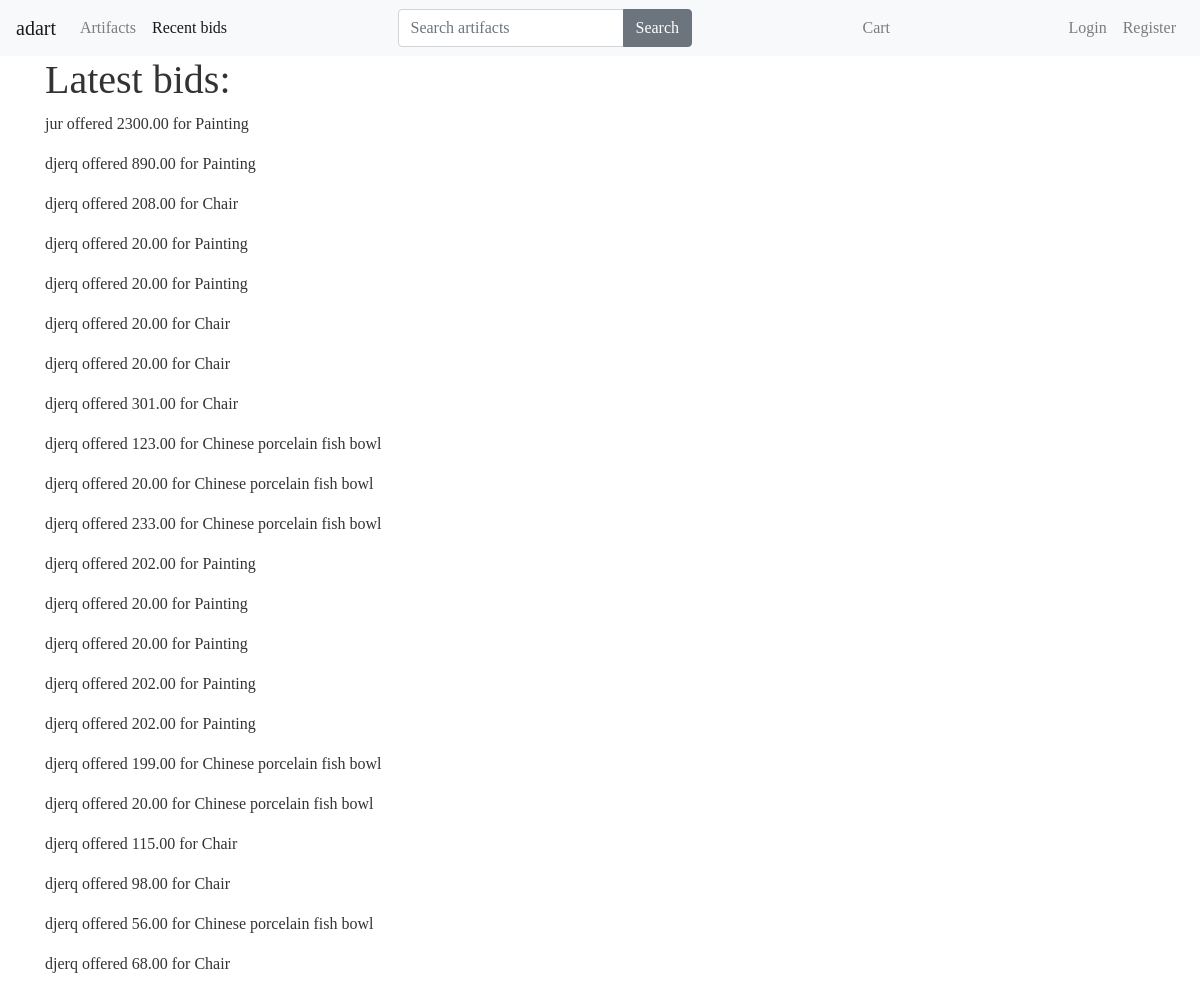
/bids/, run on the app's committed database.
### bids/models.py (models this page shows)
class Bid(models.Model):
    user = models.ForeignKey(User)
    artifact = models.ForeignKey(Artifact)
    offer = models.DecimalField(decimal_places=2, max_digits=20, default=20)
    def __str__(self):
        return str(self.artifact)

### artifacts/models.py (models this page shows, shortened)
class Artifact(models.Model):
    title = models.CharField(max_length=120)
    slug = models.SlugField(blank=True)
    description = models.TextField()
    min_price = models.DecimalField(decimal_places=2, max_digits=20, null=True)
    price = models.DecimalField(decimal_places=2, max_digits=20, null=True)
    deadline = models.DateTimeField()
    buyer = models.ForeignKey(User, null=True, blank=True)
    sold = models.BooleanField(default=False)
    image = models.ImageField(
        upload_to=upload_image_path, null=True, blank=True)
    year = models.CharField(max_length=120, default='unknown')
    origin = models.CharField(max_length=120, default='unknown')
    featured = models.BooleanField(default=False)
    objects = ArtifactManager()
    def __str__(self):
        return self.title

### bids/views.py (the view)
# urls.py: url(r'bids/$', bid_list, name='bids'),
def bid_list(request):
    bids = Bid.objects.all().order_by('-id')
    context = {
        'bids': bids
    }
    return render(request, 'bids/snippets/bids.html', context)

### bids/templates/bids/snippets/bids.html
{% extends 'base.html' %} {% block content%}
<div class="container ">
    <h1>Latest bids:</h1>
    <div>
        {% for bid in bids %}
        <p>{{bid.user}} offered {{bid.offer}} for {{ bid }}</p>
        {% empty %}
        <div>Sorry! No bids so far.</div>
        {% endfor %}
    </div>
</div>
{% endblock %}

### static-auction-app/css/main.css (style rules this page uses)
body { color: #333; font-family: "Cinzel", serif; }

### data on the page
Bid: user "jur", offer "2300.00", artifact.title "Painting"
Bid: user "djerq", offer "890.00", artifact.title "Painting"
Bid: user "djerq", offer "208.00", artifact.title "Chair"
Bid: user "djerq", offer "20.00", artifact.title "Painting"
Bid: user "djerq", offer "20.00", artifact.title "Painting"
Bid: user "djerq", offer "20.00", artifact.title "Chair"
Bid: user "djerq", offer "20.00", artifact.title "Chair"
Bid: user "djerq", offer "301.00", artifact.title "Chair"
Bid: user "djerq", offer "123.00", artifact.title "Chinese porcelain fish bowl"
Bid: user "djerq", offer "20.00", artifact.title "Chinese porcelain fish bowl"
Bid: user "djerq", offer "233.00", artifact.title "Chinese porcelain fish bowl"
Bid: user "djerq", offer "202.00", artifact.title "Painting"
Bid: user "djerq", offer "20.00", artifact.title "Painting"
Bid: user "djerq", offer "20.00", artifact.title "Painting"
Bid: user "djerq", offer "202.00", artifact.title "Painting"
Bid: user "djerq", offer "202.00", artifact.title "Painting"
Bid: user "djerq", offer "199.00", artifact.title "Chinese porcelain fish bowl"
Bid: user "djerq", offer "20.00", artifact.title "Chinese porcelain fish bowl"
Bid: user "djerq", offer "115.00", artifact.title "Chair"
Bid: user "djerq", offer "98.00", artifact.title "Chair"
Bid: user "djerq", offer "56.00", artifact.title "Chinese porcelain fish bowl"
Bid: user "djerq", offer "68.00", artifact.title "Chair"
